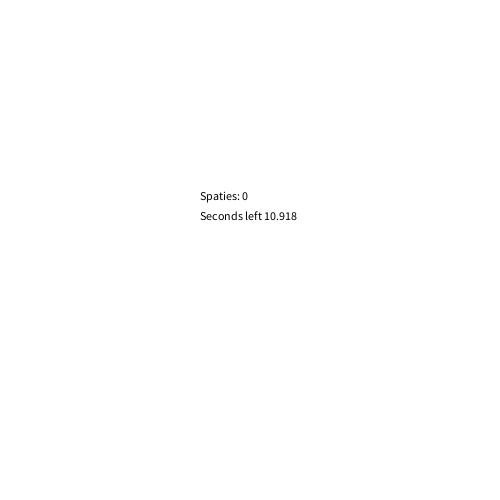
Frame 1 (no input)
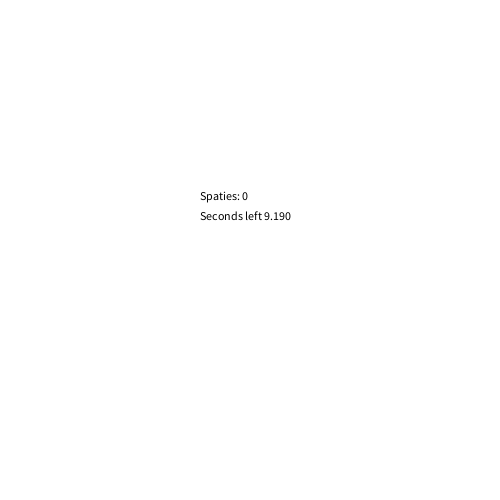
Frame 60 (the mouse pressed at the canvas centre just before this capture)
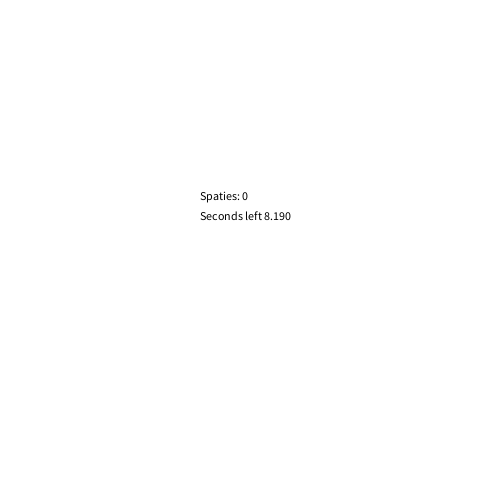
Frame 120 (the mouse held since frame 60 and released just before this capture)

The Processing sketch that drew these frames (run headless with seeded random() and noise(); from frame 60 on, the mouse is pressed at the canvas centre):

// Processing sketch: H012_opd2
// ── H012_opd2.pde
int seconden;
int aantalSpaties = 0;
int millisLeft;
int leftAmount;
boolean racing = true;

void setup(){
size(500,500);
}

void draw(){
background(255,255,255);

seconden = millis()/1000;
leftAmount = 10 - seconden;
millisLeft = 1000 - (millis()%1000);

if (leftAmount <= 0){
  leftAmount = 0;
  millisLeft = 0;
}
if (seconden >= 10){
racing = false;
}
fill(0);
text("Spaties: " + aantalSpaties, 200,200);
text("Seconds left " + leftAmount + "." + millisLeft, 200,220);
}

void keyReleased(){
if(keyCode == 32 && racing){
  aantalSpaties++;               
}
}
